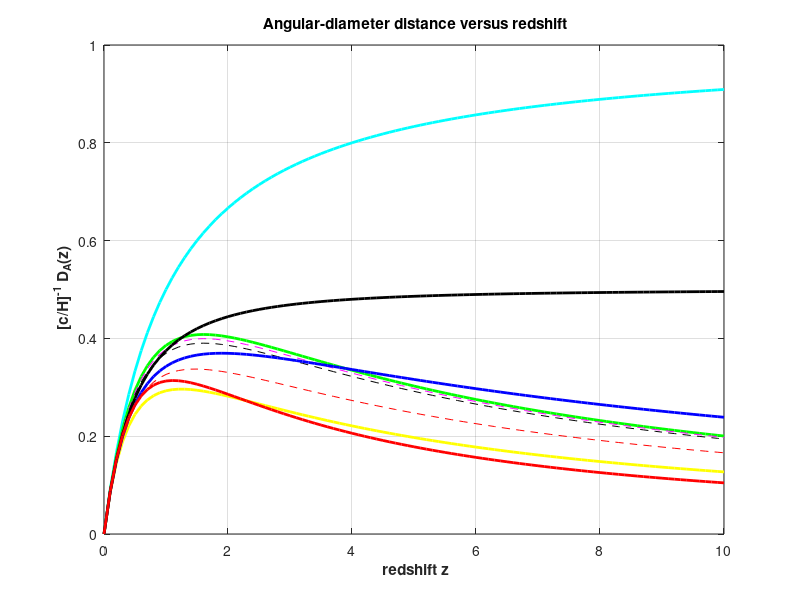

MATLAB code for this plot: (Note: this script raises an error after producing the figure.)
% RRY091 Galaxies and observational cosmology
% 'Angular-diameter distance versus redshift'
% Weihua Wang 2014-03-25

close all;clear all;clc;

c = 3e8;             % speed of the light
Ho = 72;             % Hubble const  kms^-1Mpc^-1
w = -1;              % w is the equation-of-state parameter
n = 3*(1+w);
z = 0:0.1:10;        % redshift

% For a flat universe (k=0)
Omega0 = 0;          % Energy density of the matter at the current time
OmegaX0 = 1;         % Energy density of the dark energy at the current time

f = @(x) 1./sqrt((Omega0*(1+x).^3) + OmegaX0*(1+x).^n); 
Da0 = zeros(size(z));
for k=1:length(z)
    Da0(k) = (c/Ho)./(1+z(k)).*integral(f,0,z(k)); %eq. 1.45
end
plot(z,Ho*Da0/c,'c','LineWidth',2);
ylim([0 1]);
xlabel('\bf redshift z');
ylabel('\bf [c/H]^{-1} D_{A}(z)');
title('\bf Angular-diameter distance versus redshift');
grid on

hold on

Omega0 = 0.3;        % Energy density of the matter at the current time 
OmegaX0 = 0.7;       % Energy density of the dark energy at the current time
f = @(x) 1./sqrt((Omega0*(1+x).^3) + OmegaX0*(1+x).^n);
Da1 = zeros(size(z));
for k=1:length(z)
    Da1(k) = (c/Ho)./(1+z(k)).*integral(f,0,z(k));
end
plot(z,Ho*Da1/c,'g','LineWidth',2);

clear w;
w = -0.9;             
n = 3*(1+w);
f = @(x) 1./sqrt((Omega0*(1+x).^3) + OmegaX0*(1+x).^n);
Da3 = zeros(size(z));
for k=1:length(z)
    Da3(k) = (c/Ho)./(1+z(k)).*integral(f,0,z(k));
end
plot(z,Ho*Da3/c,'--m');

clear w;
w = -0.8;             
n = 3*(1+w);
f = @(x) 1./sqrt((Omega0*(1+x).^3) + OmegaX0*(1+x).^n);
Da3 = zeros(size(z));
for k=1:length(z)
    Da3(k) = (c/Ho)./(1+z(k)).*integral(f,0,z(k));
end
plot(z,Ho*Da3/c,'--k');

clear w;
w = -1/3;             
n = 3*(1+w);
f = @(x) 1./sqrt((Omega0*(1+x).^3) + OmegaX0*(1+x).^n);
Da3 = zeros(size(z));
for k=1:length(z)
    Da3(k) = (c/Ho)./(1+z(k)).*integral(f,0,z(k));
end
plot(z,Ho*Da3/c,'--r');

clear w;
w = -1;             
n = 3*(1+w);
Omega0 = 1;        
OmegaX0 = 0; 
f = @(x) 1./sqrt((Omega0*(1+x).^3) + OmegaX0*(1+x).^n);
Da2 = zeros(size(z));
for k=1:length(z)
    Da2(k) = (c/Ho)./(1+z(k)).*integral(f,0,z(k));
end
plot(z,Ho*Da2/c,'y','LineWidth',2);

% open Uni. Omega0 + OmegaX0 < 1
clear Omiga0; clear OmigaX0;

Omega0 = 0.3;
OmegaX0 = 0;
R0 = c/(Ho*sqrt(abs(Omega0+OmegaX0-1))); % eq. 1.40

HH = @(y)1./sqrt((Ho^2*(Omega0*(1+y).^3 + (1-Omega0-OmegaX0)*(1+y).^2 + OmegaX0*(1+y).^n))); % eq. 1.44
Da_o = zeros(size(z));
for k=1:length(z)
    %Da_o(k) = R0/(1+z(k)).*sinh(c*integral(HH,0,z(k))*180/(pi*R0));
    Da_o(k) = R0/(1+z(k)).*sinh(c*integral(HH,0,z(k))/R0); % eq. 1.47
end
plot(z,Ho*Da_o/c,'b','LineWidth',2);


clear Omiga0; clear OmigaX0;

Omega0 = 0;
OmegaX0 = 0;
R0 = c/(Ho*sqrt(abs(Omega0+OmegaX0-1))); %eq. 1.40

HH = @(y)1./sqrt((Ho^2*(Omega0*(1+y).^3 + (1-Omega0-OmegaX0)*(1+y).^2 + OmegaX0*(1+y).^n))); % eq. 1.44
Da_o = zeros(size(z));
for k=1:length(z)
    Da_o(k) = R0/(1+z(k)).*sinh(c*integral(HH,0,z(k))/R0); %eq. 1.47
end
plot(z,Ho*Da_o/c,'k','LineWidth',2);

   
% close Uni. Omega0 + OmegaX0 > 1   
clear Omiga0; clear OmigaX0;

Omega0 = 1;
OmegaX0 = 0.7;
R0 = c/(Ho*sqrt(abs(Omega0+OmegaX0-1))); % eq. 1.40

HH = @(y)1./sqrt((Ho^2*(Omega0*(1+y).^3 + (1-Omega0-OmegaX0)*(1+y).^2 + OmegaX0*(1+y).^n)));
Da_c = zeros(size(z));
for k=1:length(z)
    Da_c(k) = R0/(1+z(k)).*sin(c*integral(HH,0,z(k))/R0);
end
plot(z,Ho*Da_c/c,'r','LineWidth',2);

legend('\Omega_{0}=0,\Omega_{X0}=1,w= -1, flat',...
       '\Omega_{0}=0.3,\Omega_{X0}=0.7,w= -1, flat',...
       '\Omega_{0}=0.3,\Omega_{X0}=0.7,w= -0.9, flat',...
       '\Omega_{0}=0.3,\Omega_{X0}=0.7,w= -0.8, flat',...
       '\Omega_{0}=0.3,\Omega_{X0}=0.7,w= -1/3, flat',...
       '\Omega_{0}=1,\Omega_{X0}=0,w= -1, flat',...
       '\Omega_{0}=0.3,\Omega_{X0}=0,w= -1, open',...
       '\Omega_{0}=0,\Omega_{X0}=0,w= -1, open',...
       '\Omega_{0}=1,\Omega_{X0}=0.7,w= -1, close',0);
